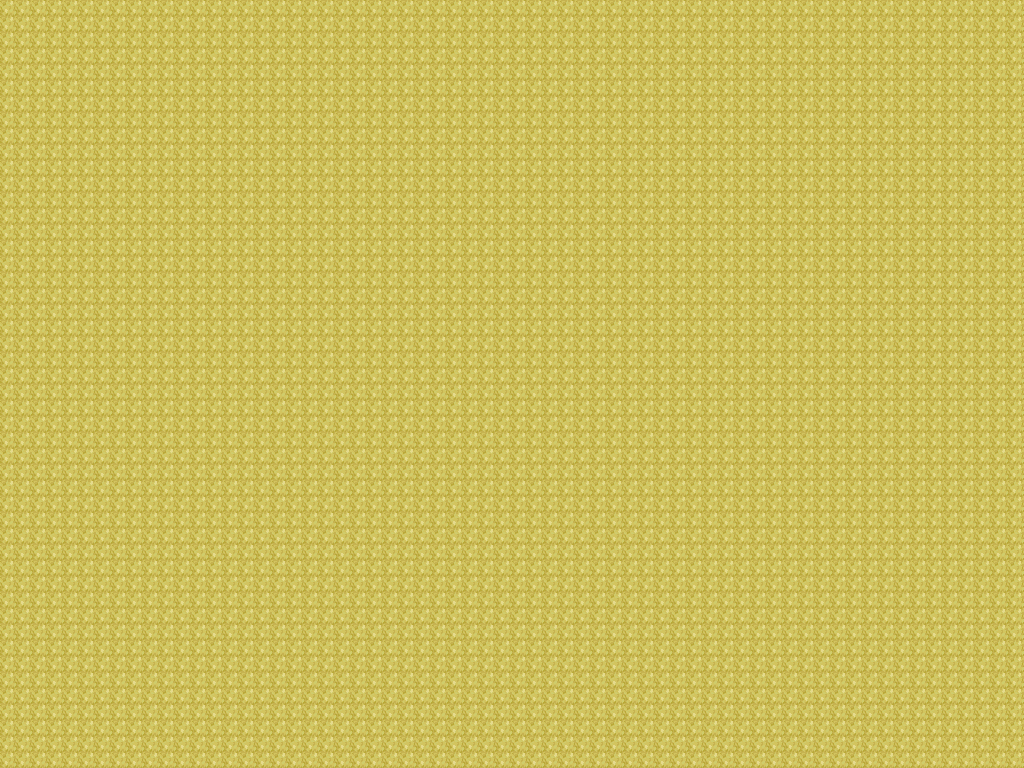

A 2D game scene composited from a Tiled map and its tileset images. What follows is a short description and the map's XML, with every tile layer's data as written:
An orthogonal 32x24 tile map with 32x32 px tiles, 1 tile layer (Tile Layer 1).

<map version="1.0" tiledversion="1.0.1" orientation="orthogonal" renderorder="right-down" width="32" height="24" tilewidth="32" tileheight="32" nextobjectid="1">
 <tileset firstgid="1" source="test.tsx" />
 <layer name="Tile Layer 1" width="32" height="24">
  <data encoding="csv">
618,618,618,618,618,618,618,618,618,618,618,618,618,618,618,618,618,618,618,618,618,618,618,618,618,618,618,618,618,618,618,618,
618,618,618,618,618,618,618,618,618,618,618,618,618,618,618,618,618,618,618,618,618,618,618,618,618,618,618,618,618,618,618,618,
618,618,618,618,618,618,618,618,618,618,618,618,618,618,618,618,618,618,618,618,618,618,618,618,618,618,618,618,618,618,618,618,
618,618,618,618,618,618,618,618,618,618,618,618,618,618,618,618,618,618,618,618,618,618,618,618,618,618,618,618,618,618,618,618,
618,618,618,618,618,618,618,618,618,618,618,618,618,618,618,618,618,618,618,618,618,618,618,618,618,618,618,618,618,618,618,618,
618,618,618,618,618,618,618,618,618,618,618,618,618,618,618,618,618,618,618,618,618,618,618,618,618,618,618,618,618,618,618,618,
618,618,618,618,618,618,618,618,618,618,618,618,618,618,618,618,618,618,618,618,618,618,618,618,618,618,618,618,618,618,618,618,
618,618,618,618,618,618,618,618,618,618,618,618,618,618,618,618,618,618,618,618,618,618,618,618,618,618,618,618,618,618,618,618,
618,618,618,618,618,618,618,618,618,618,618,618,618,618,618,618,618,618,618,618,618,618,618,618,618,618,618,618,618,618,618,618,
618,618,618,618,618,618,618,618,618,618,618,618,618,618,618,618,618,618,618,618,618,618,618,618,618,618,618,618,618,618,618,618,
618,618,618,618,618,618,618,618,618,618,618,618,618,618,618,618,618,618,618,618,618,618,618,618,618,618,618,618,618,618,618,618,
618,618,618,618,618,618,618,618,618,618,618,618,618,618,618,618,618,618,618,618,618,618,618,618,618,618,618,618,618,618,618,618,
618,618,618,618,618,618,618,618,618,618,618,618,618,618,618,618,618,618,618,618,618,618,618,618,618,618,618,618,618,618,618,618,
618,618,618,618,618,618,618,618,618,618,618,618,618,618,618,618,618,618,618,618,618,618,618,618,618,618,618,618,618,618,618,618,
618,618,618,618,618,618,618,618,618,618,618,618,618,618,618,618,618,618,618,618,618,618,618,618,618,618,618,618,618,618,618,618,
618,618,618,618,618,618,618,618,618,618,618,618,618,618,618,618,618,618,618,618,618,618,618,618,618,618,618,618,618,618,618,618,
618,618,618,618,618,618,618,618,618,618,618,618,618,618,618,618,618,618,618,618,618,618,618,618,618,618,618,618,618,618,618,618,
618,618,618,618,618,618,618,618,618,618,618,618,618,618,618,618,618,618,618,618,618,618,618,618,618,618,618,618,618,618,618,618,
618,618,618,618,618,618,618,618,618,618,618,618,618,618,618,618,618,618,618,618,618,618,618,618,618,618,618,618,618,618,618,618,
618,618,618,618,618,618,618,618,618,618,618,618,618,618,618,618,618,618,618,618,618,618,618,618,618,618,618,618,618,618,618,618,
618,618,618,618,618,618,618,618,618,618,618,618,618,618,618,618,618,618,618,618,618,618,618,618,618,618,618,618,618,618,618,618,
618,618,618,618,618,618,618,618,618,618,618,618,618,618,618,618,618,618,618,618,618,618,618,618,618,618,618,618,618,618,618,618,
618,618,618,618,618,618,618,618,618,618,618,618,618,618,618,618,618,618,618,618,618,618,618,618,618,618,618,618,618,618,618,618,
618,618,618,618,618,618,618,618,618,618,618,618,618,618,618,618,618,618,618,618,618,618,618,618,618,618,618,618,618,618,618,618
</data>
 </layer>
</map>
